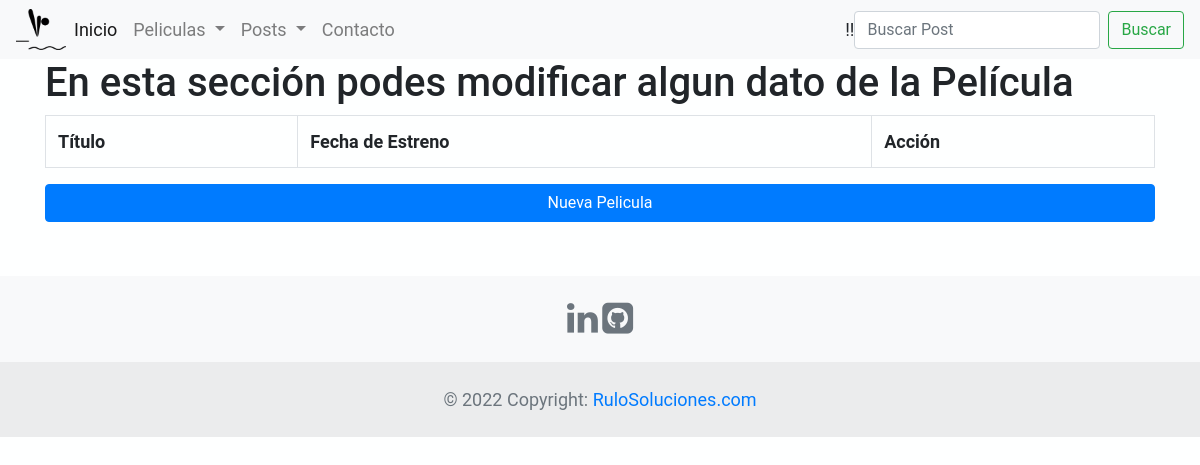
The page /AppBlog/pelicula/list on the database as committed earlier.
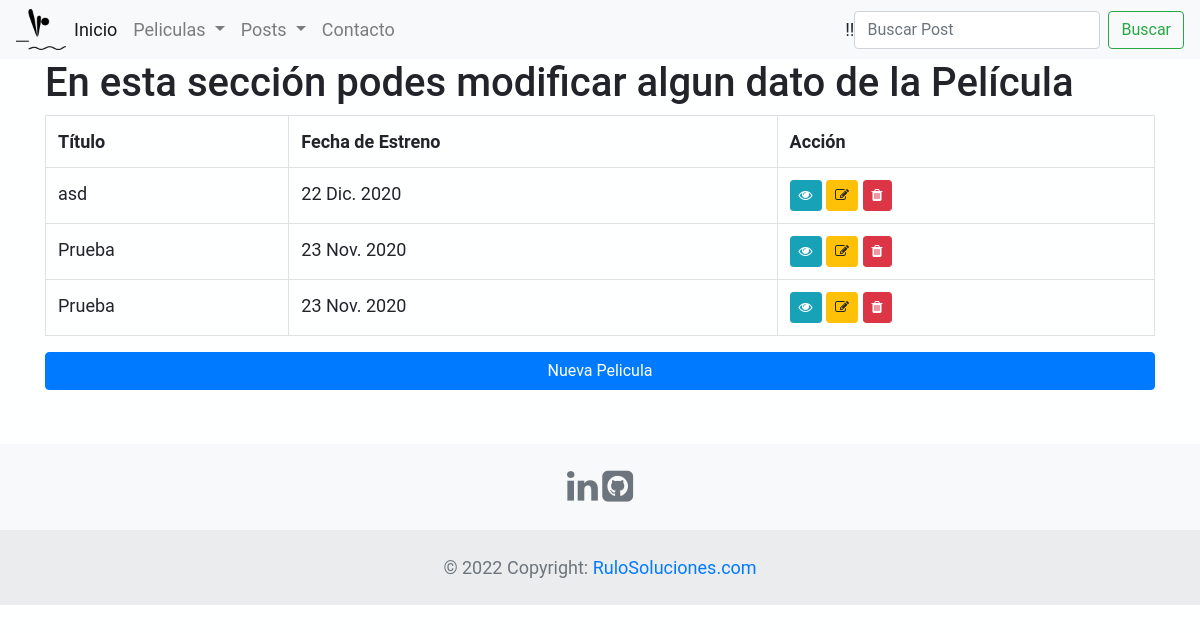
The same page on the database as committed later.
### AppBlog/models.py (models this page shows)
class Pelicula(models.Model):
    titulo=models.CharField(max_length=40)
    fechaDeEstreno =  models.DateField()
    descripcion=models.CharField(max_length=5000,null = False)
    imagen=models.TextField()
    fechaDeCreacion=models.DateTimeField(auto_now_add=True)

### AppBlog/views.py (the view)
# urls.py: path('pelicula/list', views.PeliculaList.as_view(), name='List'),
class PeliculaList(ListView):
    model = Pelicula
    queryset = Pelicula.objects.all()#.filter(titulo='Desarrollo') ##Aca le agrege un filtro
    template_name = "AppBlog/peliculas_list.html"

### AppBlog/templates/AppBlog/peliculas_list.html (shortened to what this page needs)
{% extends "AppBlog/base.html" %}
{% load crispy_forms_tags %}
{% load static %}
{% block content %}
    <div class="center">
        <h1>En esta sección podes modificar algun dato de la Película</h1>
            <table class="table table-bordered " border="1">
            <tr>
                <th>Título</th>
                <th>Fecha de Estreno</th>
                <th>Acción</th>
            </tr>
            {% for pelicula in object_list %}
                <tr>
                    <td>{{pelicula.titulo}}</td>
                    <td>{{pelicula.fechaDeEstreno}}</td>
                    <td>
                        <a type="button" class="btn btn-info btn-sm" href="{% url 'Detail' pelicula.id %}"><i class="fa fa fa-eye" aria-hidden="true"></i></a>
                        <a type="button" class="btn btn-warning btn-sm" href="{% url 'Edit' pelicula.id %}"><i class="fa fa-pencil-square-o" aria-hidden="true"></i></a>
                        <a type="button" class="btn btn-danger btn-sm" href="{% url 'Delete' pelicula.id %}" ><i class="fa fa-trash" aria-hidden="true"></i></a>
                    </tr>
            {% endfor %}
        </table>
    <a type="button" class="btn btn-primary  btn-block" href="{% url 'New'  %}">Nueva Pelicula</a>
</div>
{% endblock %}

Rows that differ between the two databases and show on the page:
added Pelicula: titulo "asd", fechaDeEstreno "22 Dic. 2020"
added Pelicula: titulo "Prueba", fechaDeEstreno "23 Nov. 2020"
added Pelicula: titulo "Prueba", fechaDeEstreno "23 Nov. 2020"
